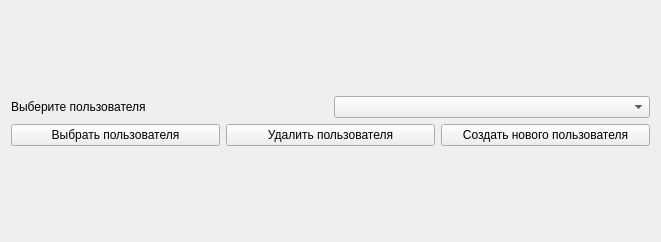
<?xml version="1.0" encoding="UTF-8"?>
<ui version="4.0">
 <class>Welcome_window</class>
 <widget class="QWidget" name="Welcome_window">
  <property name="geometry">
   <rect>
    <x>0</x>
    <y>0</y>
    <width>661</width>
    <height>242</height>
   </rect>
  </property>
  <property name="windowTitle">
   <string>Notes - Выбор пользователя</string>
  </property>
  <layout class="QVBoxLayout" name="verticalLayout_2">
   <item>
    <layout class="QVBoxLayout" name="verticalLayout">
     <item>
      <layout class="QHBoxLayout" name="horizontalLayout">
       <item>
        <widget class="QLabel" name="welocom_message">
         <property name="text">
          <string>Выберите пользователя</string>
         </property>
        </widget>
       </item>
       <item>
        <widget class="QComboBox" name="usernames_box"/>
       </item>
      </layout>
     </item>
     <item>
      <layout class="QHBoxLayout" name="horizontalLayout_2">
       <item>
        <widget class="QPushButton" name="start_button">
         <property name="text">
          <string>Выбрать пользователя</string>
         </property>
        </widget>
       </item>
       <item>
        <widget class="QPushButton" name="delete_user_button">
         <property name="text">
          <string>Удалить пользователя</string>
         </property>
        </widget>
       </item>
       <item>
        <widget class="QPushButton" name="new_user_button">
         <property name="text">
          <string>Создать нового пользователя</string>
         </property>
        </widget>
       </item>
      </layout>
     </item>
    </layout>
   </item>
  </layout>
 </widget>
 <resources/>
 <connections/>
</ui>
